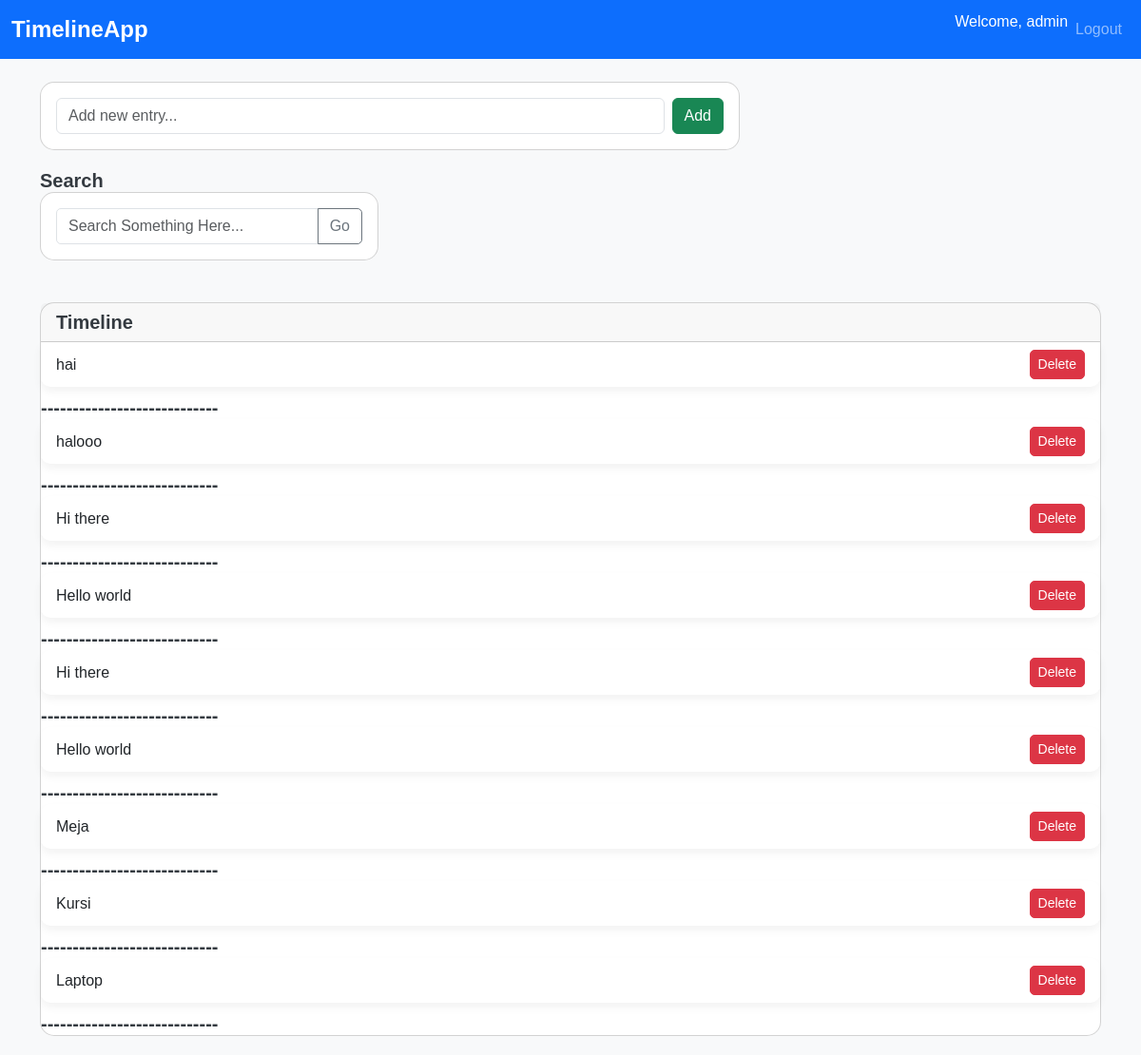
Page / (signed in) on the earlier database version.
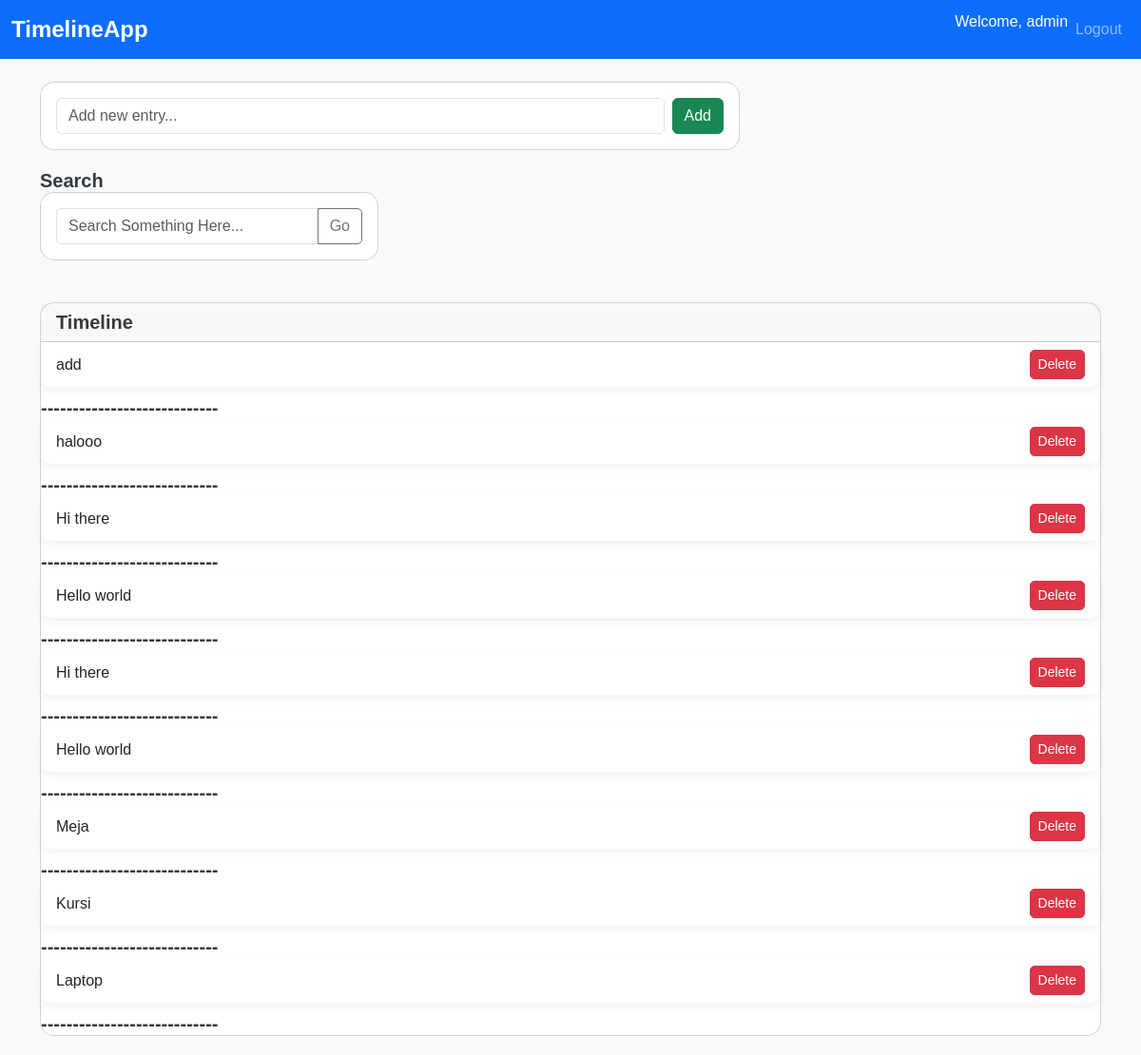
Same page on the later database version.
### tables this page shows
CREATE TABLE time_line (
  id INTEGER PRIMARY KEY AUTOINCREMENT,
  user_id INTEGER NOT NULL,
  content TEXT NOT NULL,
  FOREIGN KEY (user_id) REFERENCES user(id)
);

### web02.py (the view)
@app.route('/')
def index():
    if 'uid' in session:
        tl = get_time_lines()
        return render_template('index.html', user=session['username'], tl=tl)
    return redirect('/login')

### web02.py (called while the page is built)
def connect_db():
    conn = sqlite3.connect(DATABASE_PATH)
    conn.row_factory = sqlite3.Row
    return conn

def get_time_lines():
    with connect_db() as conn:
        cur = conn.cursor()
        cur.execute('SELECT id, user_id, content FROM time_line ORDER BY id DESC')
        return [dict(r) for r in cur.fetchall()]

### templates/index.html (shortened to what this page needs)
<!doctype html>
<html lang="en">
<head>
    <link href="https://cdn.jsdelivr.net/npm/bootstrap@5.4.0/dist/css/bootstrap.min.css" rel="stylesheet">
    <link href="{{ url_for('static', filename='css/styles.css') }}" rel="stylesheet">
</head>
<body>
    <nav class="navbar navbar-expand-lg navbar-dark bg-primary mb-4">
    <div class="container-fluid">
        <a class="navbar-brand" href="/">TimelineApp</a>
        <div class="collapse navbar-collapse">
        <ul class="navbar-nav ms-auto">
          <li class="nav-item">
            <span class="navbar-text text-white">
              Welcome, {{ user }}
            </span>
          </li>
          <li class="nav-item">
            <a class="nav-link" href="/logout">Logout</a>
          </li>
        </ul>
      </div>
    </div>
  </nav>
  <div class="container">
    <div class="row mb-4">
      <div class="col-md-8">
        <div class="card">
          <div class="card-body">
            <form action="/create" method="post" class="d-flex">
              <input name="content" class="form-control me-2" placeholder="Add new entry..." required>
              <button type="submit" class="btn btn-success">Add</button>
            </form>
          </div>
        </div>
      </div>
      <h5 class="mb-0">Search</h5>
      <div class="col-md-4">
        <div class="card">
          <div class="card-body">
            <form action="/search" method="get" class="input-group">
              <input name="keyword" class="form-control" placeholder="Search Something Here...">
              <button class="btn btn-outline-secondary" type="submit">Go</button>
            </form>
          </div>
        </div>
      </div>
    </div>
    <div class="card">
      <div class="card-header">
        <h5 class="mb-0">Timeline</h5>
      </div>
      <ul class="list-group list-group-flush">
        {% for line in tl %}
        <li class="list-group-item d-flex justify-content-between align-items-center">
          <div>
            {{ line.content | safe }}
          </div>
          <a href="/delete/{{ line.id }}" class="btn btn-sm btn-danger">Delete</a>
        </li>
        <h5 class="mb-0">----------------------------</h5>
        {% else %}
        <li class="list-group-item text-center text-muted">
          No entries yet.
        </li>
        {% endfor %}
      </ul>
    </div>
  </div>
</body>
</html>

### static/css/styles.css (style rules this page uses)
body { background-color: #f8f9fa; font-family: Arial, sans-serif; overflow-x: hidden; }
.navbar-brand { font-weight: bold; font-size: 1.5rem; }
.card { border-radius: 15px; margin-bottom: 20px; transition: transform 0.3s ease-in-out, box-shadow 0.3s ease-in-out; opacity: 0; transform: translateY(50px); animation: fadeSlideIn 0.8s ease-out forwards; }
.card-header { border-radius: 15px 15px 0 0; animation: slideDown 0.5s ease-out; }
.list-group-item { border: none; background-color: #ffffff; margin-bottom: 10px; border-radius: 10px; box-shadow: 0 5px 10px rgba(0,0,0,0.05); transition: transform 0.3s ease-in-out, background-color 0.3s ease-in-out; }
.btn-danger { border-radius: 5px; transition: background-color 0.3s ease, transform 0.3s ease-in-out; }
.input-group input { border-radius: 5px 0 0 5px; }
.input-group .btn-outline-secondary { border-radius: 0 5px 5px 0; transition: background-color 0.3s ease, transform 0.3s ease-in-out; }
h5.mb-0 { font-weight: bold; color: #343a40; animation: fadeIn 0.8s ease-out; }
.list-group-item { opacity: 0; transform: translateY(50px); animation: fadeSlideIn 0.6s ease-out forwards; }
.list-group-item:nth-child(odd) { animation-delay: 0.1s; }
.btn-danger { transition: background-color 0.3s ease, transform 0.3s ease-in-out; }

Differences in the rows shown:
removed time_line: content "hai"
added time_line: content "add"
